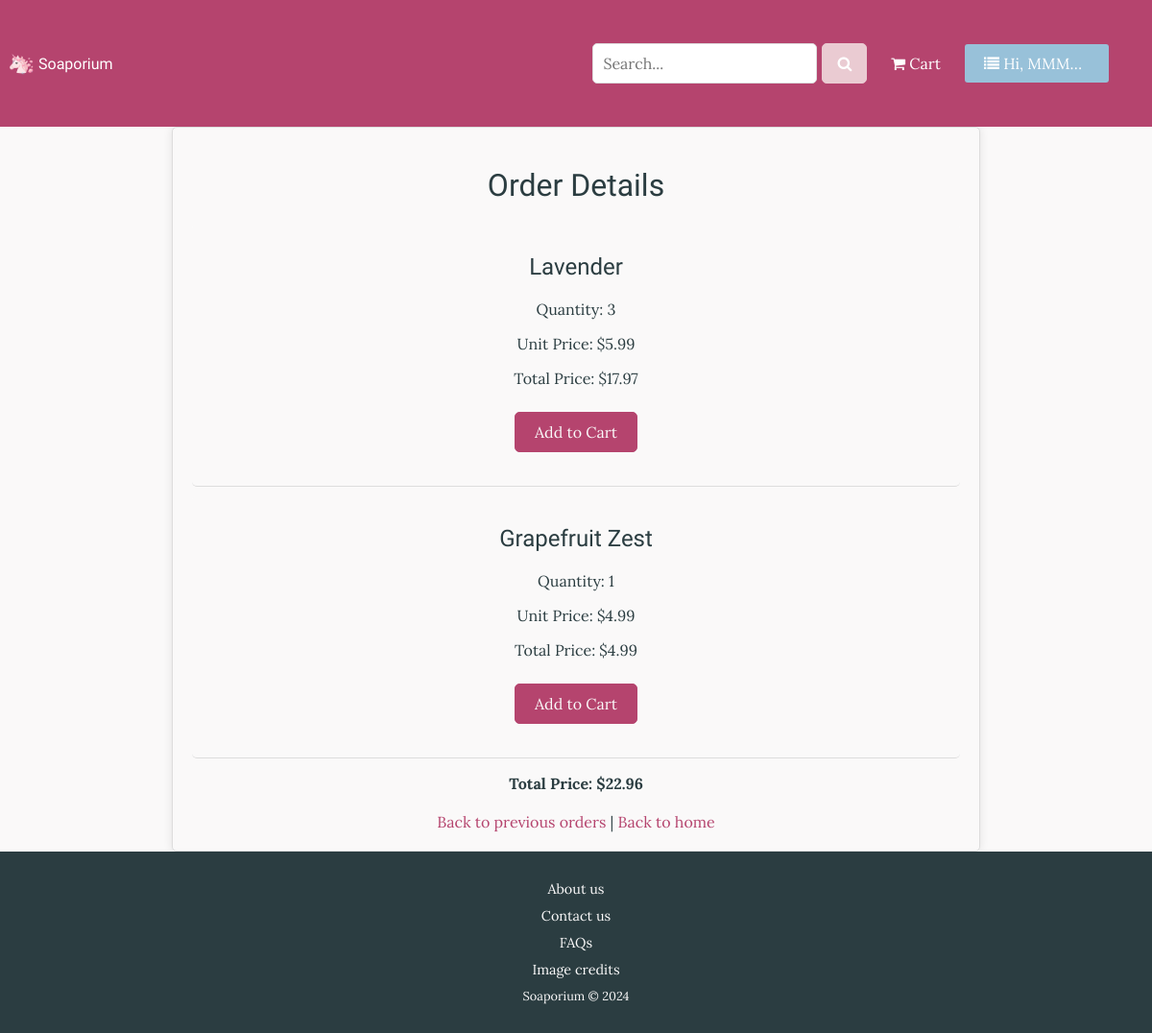
The page /view_previous_order/14 (signed in) on the database its author committed.
### tables this page shows
CREATE TABLE User (userid INTEGER PRIMARY KEY AUTOINCREMENT, fname TEXT NOT NULL, lname TEXT NOT NULL, housenum INTEGER, street TEXT, suburb TEXT, town TEXT, region TEXT, country TEXT, postcode INTEGER, email TEXT NOT NULL, password TEXT NOT NULL);

CREATE TABLE CartItem (soapid INTEGER REFERENCES Soap (soapid), cartid INTEGER, quantity INTEGER);

CREATE TABLE Soap (soapid INTEGER PRIMARY KEY AUTOINCREMENT, name TEXT NOT NULL, description TEXT, price REAL NOT NULL, picture TEXT, is_featured INTEGER);

### routes.py (the view)
@app.route("/view_previous_order/<int:cartid>")
def view_previous_order(cartid):
    userid = session.get("userid")
    if not userid:
        flash("Please log in to view your previous order", 'message')
        return redirect(url_for("login"))
    sql = "SELECT status FROM Cart WHERE cartid = ? AND userid = ?"
    result = execute_query(sql, (cartid, userid), True)
    if not result or result[0] != 'completed':
        return render_template('404.html'), 404
    sql = """
        SELECT Soap.soapid, Soap.name, Soap.price, CartItem.quantity
        FROM CartItem
        JOIN Soap ON Soap.soapid = CartItem.soapid
        WHERE CartItem.cartid = ?
        """
    cart_items = execute_query(sql, (cartid,), fetchall=True)
    total_price = "{:.2f}".format(sum(item[2] * item[3]
                                      for item in cart_items))
    formatted_cart_items = [
        {
            "soapid": item[0],
            "soap_name": item[1],
            "unit_price": "{:.2f}".format(item[2]),
            "soap_quantity": item[3],
            "total_unit_price": "{:.2f}".format(item[2] * item[3])
        }
        for item in cart_items
    ]
    return render_template("view_previous_order.html",
                           cart_items=formatted_cart_items,
                           total_price=total_price,
                           cartid=cartid)

### routes.py (called while the page is built)
def execute_query(sql, params=(), fetchone=False,
                  fetchall=False, commit=False):
    connection = sqlite3.connect("Soap.db")
    cursor = connection.cursor()
    result = None
    try:
        cursor.execute(sql, params)
        if commit:
            connection.commit()
        if fetchone:
            result = cursor.fetchone()
        elif fetchall:
            result = cursor.fetchall()
    except sqlite3.Error as e:
        app.logger.error(f"Database error: {e}")
        raise
    finally:
        connection.close()
    return result

@app.context_processor
def inject_user_firstname():
    user_firstname = None
    userid = session.get("userid")
    if userid:
        sql = "SELECT fname FROM User WHERE userid = ?"
        user = execute_query(sql, (userid,), fetchone=True)
        if user:
            user_firstname = user[0]
    return dict(user_firstname=user_firstname)

### templates/view_previous_order.html (shortened to what this page needs)
{% extends "layout.html" %}
{% block content %}
<div class="cart-container">
    <h1>Order Details</h1>
    {% if cart_items and cart_items|length > 0 %}
    <ul>
        {% for item in cart_items %}
        <li class="cart-item">
            <h2>{{ item.soap_name }}</h2>
            <p>Quantity: {{ item.soap_quantity }}</p>
            <p>Unit Price: ${{ item.unit_price }}</p>
            <p>Total Price: ${{ item.total_unit_price }}</p>
            {% if item.soapid in cart_quantities %}
            <div class="cart-quantity">
                <form action="{{ url_for('decrease_quantity', soapid=item.soapid) }}" method="POST">
                    <input type="hidden" name="redirect_url" value="{{ request.url }}">
                    <button type="submit" class="quantity-button decrease-quantity">-</button>
                </form>
                <span class="quantity-display">{{ cart_quantities[item.soapid] }}</span>
                <form action="{{ url_for('add_to_cart') }}" method="POST">
                    <input type="hidden" name="soapid" value="{{ item.soapid }}">
                    <input type="hidden" name="redirect_url" value="{{ request.url }}">
                    <button type="submit" class="quantity-button increase-quantity">+</button>
                </form>
            </div>
            {% else %}
            <form action="{{ url_for('add_to_cart') }}" method="POST">
                <button type="submit" class="add-to-cart">Add to Cart</button>
            </form>
            {% endif %}
        </li>
        {% endfor %}
    </ul>
    <p class="total-price">Total Price: ${{ total_price }}</p>
    {% else %}
    <p>No items found in this order.</p>
    {% endif %}
    <div class="cart-navigation">
        <a href="{{ url_for('previous_carts') }}">Back to previous orders</a> |
        <a href="{{ url_for('home') }}">Back to home</a>
    </div>
</div>
{% endblock %}

### templates/layout.html (shortened to what this page needs)
<!DOCTYPE html>
<html lang="en">
<head>
    <link rel="stylesheet" href="{{ url_for('static', filename='styles.css') }}">
    <link rel="stylesheet" href="https://cdnjs.cloudflare.com/ajax/libs/font-awesome/4.7.0/css/font-awesome.min.css">
</head>
<body>
    <div class="top-bar">
        <a href="{{ url_for('home') }}" class="home-link"><img class="home-icon" src="/static/images/favicon.jpg"
                alt="Soaporium Unicorn"> Soaporium</a>
        <nav class="navbar">
            <ul class="nav-links">
                <li class="search-bar">
                    <form action="{{ url_for('search') }}" method="get">
                        <div class="input-wrapper">
                            <input type="text" name="search_term" maxlength="50" placeholder="Search...">
                            <button type="submit"><i class="fa fa-search"></i></button>
                        </div>
                    </form>
                </li>
                {% if session.get("userid") %}
                <li><a href="{{ url_for('view_current_cart') }}"><i class="fa fa-shopping-cart"></i> Cart</a></li>
                <li class="user-dropdown">
                    <button class="user-dropdown-btn"><i class="fa fa-list"></i> Hi, {{ user_firstname }}</i></button>
                </li>
                {% else %}
                <li><a href="{{ url_for('login') }}">Login</a></li>
                <li><a href="{{ url_for('signup') }}">Sign up</a></li>
                {% endif %}
            </ul>
        </nav>
    </div>
    <div class="content">
        {% block content %}{% endblock %}
    </div>
    <div class="footer">
        <div class="footer links">
            <p><a href="{{ url_for('about') }}">About us</a></p>
            <p><a href="{{ url_for('customer_service') }}">Contact us</a></p>
            <p><a href="{{ url_for('faqs')}}">FAQs</a></p>
            <p><a href="{{ url_for('credit') }}">Image credits</a></p>
            <p>Soaporium &COPY; 2024</p>
        </div>
    </div>
</body>
</html>

### static/styles.css (style rules this page uses)
body, html { height: 100%; margin: 0; padding: 0; font-family: 'Lora', serif; background-color: #faf9f9; color: #2b3d41; display: flex; flex-direction: column; min-height: 100vh; }
h1, h2, h3, h4, h5, h6 { font-family: "Gorditas", cursive; font-weight: 400; text-align: center; }
ul, li { list-style-type: none; margin: 0; padding: 0; }
a { color: #98c1d9; text-decoration: none; }
.top-bar, .navbar { background-color: #b5446e; color: #fff; padding: 10px; display: flex; justify-content: space-between; align-items: center; position: sticky; top: 0; z-index: 1; }
.nav-links { display: flex; align-items: center; flex-wrap: wrap; }
.nav-links li { margin-right: 20px; }
.nav-links a, .home-link { color: #fff; text-decoration: none; }
.home-link { display: flex; align-items: center; font-family: "Gorditas", cursive; font-weight: 400; text-decoration: none; }
.home-icon { height: 25px; width: auto; margin-right: 5px; }
.user-dropdown { position: relative; display: inline-block; }
.user-dropdown-btn { display: inline-block; padding: 10px 20px; font-size: 16px; background-color: #98c1d9; color: #fff; border: none; border-radius: 3px; cursor: pointer; width: 150px; overflow: hidden; text-overflow: ellipsis; white-space: nowrap; }
.search-bar { max-width: 300px; }
.input-wrapper, .update-form { display: flex; align-items: center; width: 100%; }
input[type="text"], input[type="password"] { padding: 10px; font-size: 16px; border: 1px solid #ddd; width: 100%; box-sizing: border-box; }
.input-wrapper input { flex-grow: 1; padding-right: 40px; }
.input-wrapper button { padding: 10px 15px; background-color: #eacbd2; color: #fff; border: 1px solid #eacbd2; cursor: pointer; }
.footer { background-color: #2b3d41; color: #faf9f9; text-align: center; padding: 10px 0; width: 100%; bottom: 0; margin-top: auto; }
.footer a { color: #faf9f9; text-decoration: none; margin: 0 10px; font-size: 0.9rem; }
.footer p { margin: 10px 0; font-size: 0.8rem; }
.login-container, .signup-container, .about-page, .faqs-page, .cart-container, .contact-form-container, .user-info-container, .previous-carts-list { text-align: center; max-width: 800px; margin: auto; padding: 20px; background-color: #faf9f9; border: 1px solid #ddd; border-radius: 5px; box-shadow: 0 0 10px rgba(0, 0, 0, 0.1); }
.cart-item { border-bottom: 1px solid #ddd; border-radius: 5px; padding: 10px; margin-bottom: 10px; background-color: #faf9f9; }
.total-price { font-weight: bold; }
.cart-navigation { margin-top: 20px; }
.cart-navigation a { text-decoration: none; color: #b5446e; }
button, .btn { text-decoration: none; padding: 10px 20px; background-color: #b5446e; color: #faf9f9; border: 1px solid #b5446e; border-radius: 5px; cursor: pointer; font-size: 16px; margin: 5px; font-family: 'Lora', serif; }
form { width: 100%; max-width: 400px; margin: 20px auto; }
input[type="text"], input[type="email"], input[type="password"], textarea { width: 100%; padding: 10px; font-size: 16px; font-family: 'Lora', serif; border: 1px solid #ddd; border-radius: 5px; box-sizing: border-box; }

### rows shown on the page
User: fname "MMM…"
CartItem: soap_name "Lavender", soap_quantity "3", unit_price "5.99", total_unit_price "17.97"
CartItem: soap_name "Grapefruit Zest", soap_quantity "1", unit_price "4.99", total_unit_price "4.99"

### other values the page prints
{{ total_price }} "22.96"
